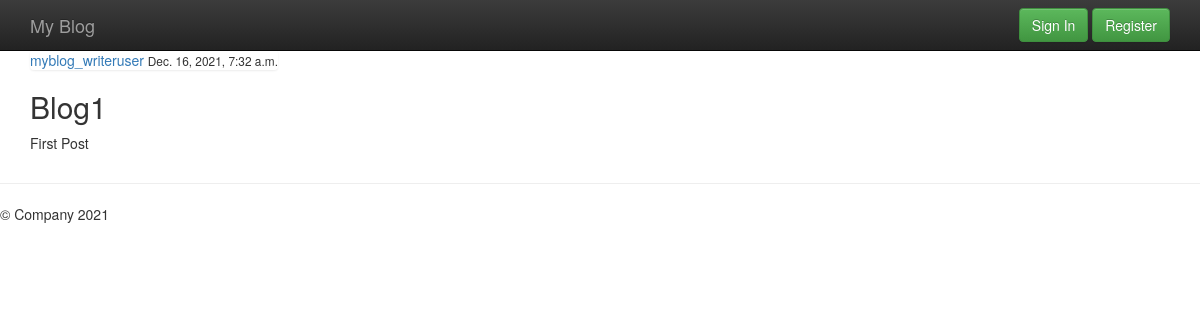
The app's page /my_blog/post/1/ with its own data.
### my_blog/models.py (models this page shows, shortened)
class Post(models.Model):
    title = models.CharField(max_length= 100)
    content = models.TextField()
    date_posted = models.DateTimeField(default = timezone.now)
    author = models.ForeignKey(User, on_delete= models.CASCADE)

### my_blog/views.py (the view)
# urls.py: path('post/<int:pk>/', PostDetailView.as_view() , name = "post-detail"),
class PostDetailView(DetailView):
    model = Post

### my_blog/templates/my_blog/post_detail.html (shortened to what this page needs)
{% extends "my_blog/base.html" %}
{% block content %}
<div class="container">
    <article>
          <div class="media-body">
           <div class="list-group">
             <a href="#">{{ object.author }}</a>
             <small>{{ object.date_posted }}</small>
           </div>
           <h2>{{ object.title }}</a></h2>
           <p>{{ object.content }}</p>
          </div>
    </article>
</div>
{% endblock %}

### my_blog/templates/my_blog/base.html (style rules this page uses)
body { padding-top: 50px; padding-bottom: 20px; }

### records on screen
Post: author "myblog_writeruser", date_posted "Dec. 16, 2021, 7:32 a.m.", title "Blog1", content "First Post"
